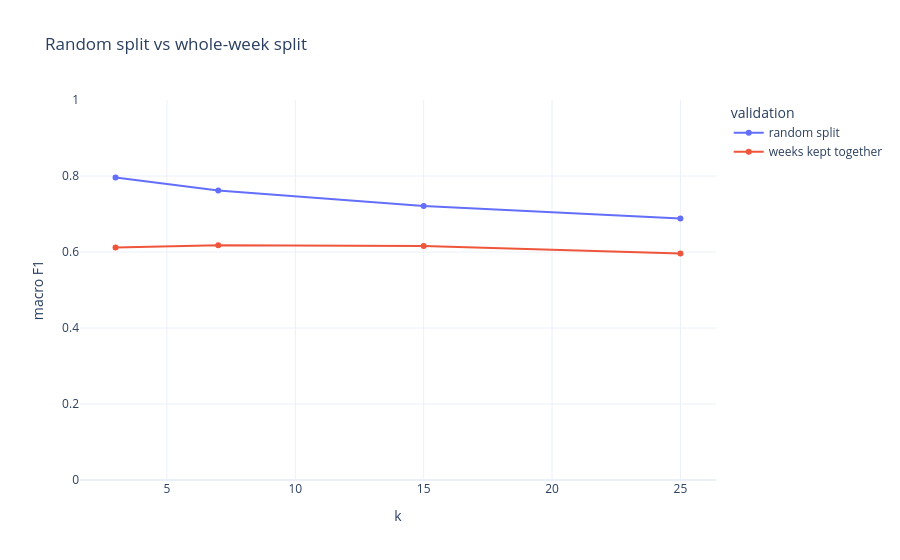

The cell this chart's notebook holds for it:
### Markdown cell above
#### 3.5 Are neighbouring hours leaking between train and test?

Weather changes slowly, so 2 PM and 3 PM on the same day are almost the same row. A random split puts many of these "twin" hours on opposite sides, and KNN can then find a near-copy of each test hour in the training data. To check this, we cross-validate again but keep **whole weeks together**, so each week is either entirely in training or entirely in testing.

### Code cell
weeks = (pipeline.preprocessor.time.dt.dayofyear - 1) // 7
rows = []
for k in [3, 7, 15, 25]:
    knn = make_pipeline(StandardScaler(), KNeighborsClassifier(n_neighbors=k, metric=pipeline.model.best_metric))
    random_cv = cross_val_score(knn, pipeline.X, pipeline.y, scoring="f1_macro",
                                cv=StratifiedKFold(5, shuffle=True, random_state=RANDOM_STATE))
    week_cv = cross_val_score(knn, pipeline.X, pipeline.y, groups=weeks, scoring="f1_macro",
                              cv=StratifiedGroupKFold(5, shuffle=True, random_state=RANDOM_STATE))
    rows.append({"k": k, "random split": random_cv.mean(), "weeks kept together": week_cv.mean()})

week_check = pd.DataFrame(rows).set_index("k").round(3)
fig = px.line(week_check.reset_index().melt(id_vars="k", var_name="validation", value_name="macro F1"),
              x="k", y="macro F1", color="validation", markers=True, range_y=[0, 1],
              title="Random split vs whole-week split", template="plotly_white")
fig.show()
week_check

### Figure 1 — Plotly figure (JSON) as saved in the notebook; plotly's stock layout.template omitted (floating-point values rounded to 4 significant figures)
{"data": [{"hovertemplate": "validation=random split<br>k=%{x}<br>macro F1=%{y}<extra></extra>", "legendgroup": "random split", "line": {"color": "#636efa", "dash": "solid"}, "marker": {"symbol": "circle"}, "mode": "lines+markers", "name": "random split", "orientation": "v", "showlegend": true, "type": "scatter", "x": [3, 7, 15, 25], "xaxis": "x", "y": [0.796, 0.762, 0.721, 0.688], "yaxis": "y"}, {"hovertemplate": "validation=weeks kept together<br>k=%{x}<br>macro F1=%{y}<extra></extra>", "legendgroup": "weeks kept together", "line": {"color": "#EF553B", "dash": "solid"}, "marker": {"symbol": "circle"}, "mode": "lines+markers", "name": "weeks kept together", "orientation": "v", "showlegend": true, "type": "scatter", "x": [3, 7, 15, 25], "xaxis": "x", "y": [0.612, 0.618, 0.616, 0.596], "yaxis": "y"}], "layout": {"legend": {"title": {"text": "validation"}, "tracegroupgap": 0}, "title": {"text": "Random split vs whole-week split"}, "xaxis": {"anchor": "y", "domain": [0, 1], "title": {"text": "k"}}, "yaxis": {"anchor": "x", "domain": [0, 1], "range": [0, 1], "title": {"text": "macro F1"}}}}
